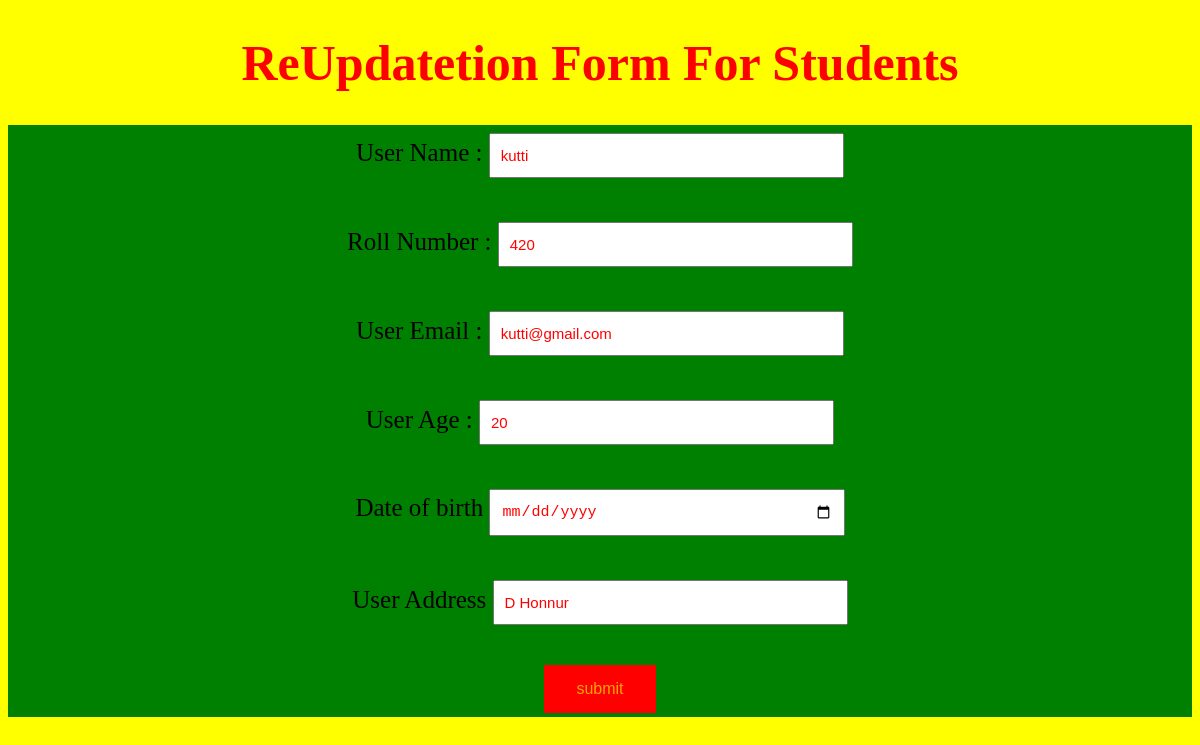
The page /update/3/ on the database its author committed.
### Dar/models.py (models this page shows)
class myreg(models.Model):
	uname=models.CharField(max_length=30)
	uemail=models.EmailField(max_length=20)
	Rollno=models.CharField(max_length=10)
	sage=models.IntegerField()
	dob=models.DateField(default=False)
	addres=models.CharField(max_length=30)

### Dar/views.py (the view, shortened to what this page needs)
# urls.py: path('update/<int:num>/',views.update,name='update'),
def update(requset,num):
	info=myreg.objects.get(id=num)
	return render(requset,'html/update.html',{'info':info})

### Dar/templates/html/update.html (shortened to what this page needs)
<!DOCTYPE html>
<html>
<head>
</head>
<body>
	<h1>ReUpdatetion Form For Students</h1>
	<form method="POST">
		<label>User Name :</label>
		<input type="text" name="uname" value="{{info.uname}}" = placeholder="Enter UserName "></br></br>
		<label>Roll Number :</label>
		<input type="text" name="Rollno" value="{{info.Rollno}}" placeholder="Enter Your Rollno"></br></br>
		<label>User Email : </label>
		<input type="email" name="uemail" value="{{info.uemail}}" placeholder="Enter yout Email"></br></br>
		<label>User Age :</label>
		<input type="number" name="sage" value="{{info.sage}}" placeholder="Enter your age"></br></br>
		<label>Date of birth</label>
		<input type="date" name="dob" value="{{info.dob}}" placeholder="Enter Your birth"></br></br>
		<label>User Address</label>
		<input type="text" name="addres" value="{{info.addres}}" placeholder="Enter Your city"></br></br>
		<button>submit</button>
	</form>
</body>
</html>

### Dar/templates/html/update.html (style rules this page uses)
h1 { text-align: center; color:red; }
form { text-align: center; background-color: green; }
body { background-color: yellow; font-size: 25px; }
input { width: 30%; padding: 12px 10px; margin: 8px 0; box-sizing: border-box; font-size:15px; color: red; }
button { background-color: red; border: none; color: orange; padding: 15px 32px; text-align: center; font-size: 16px; margin: 4px 2px; }

### rows shown on the page
myreg: uname "kutti", Rollno "420", uemail "kutti@gmail.com", sage "20", addres "D Honnur"
